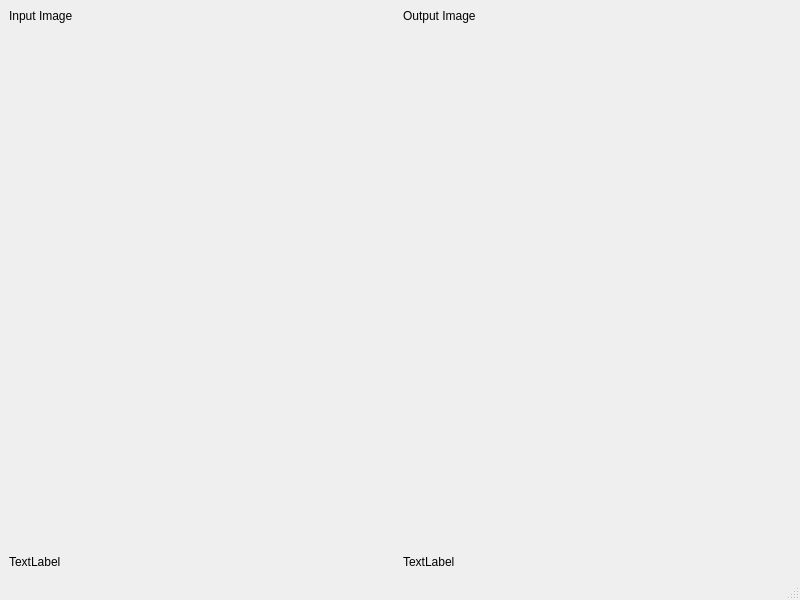
<?xml version="1.0" encoding="UTF-8"?>
<ui version="4.0">
 <class>MainWindow</class>
 <widget class="QMainWindow" name="MainWindow">
  <property name="geometry">
   <rect>
    <x>0</x>
    <y>0</y>
    <width>800</width>
    <height>600</height>
   </rect>
  </property>
  <property name="windowTitle">
   <string>MainWindow</string>
  </property>
  <widget class="QWidget" name="centralwidget">
   <layout class="QHBoxLayout" name="horizontalLayout">
    <item>
     <layout class="QVBoxLayout" name="verticalLayout">
      <item>
       <widget class="QLabel" name="label">
        <property name="text">
         <string>Input Image</string>
        </property>
       </widget>
      </item>
      <item>
       <spacer name="verticalSpacer">
        <property name="orientation">
         <enum>Qt::Vertical</enum>
        </property>
        <property name="sizeHint" stdset="0">
         <size>
          <width>20</width>
          <height>40</height>
         </size>
        </property>
       </spacer>
      </item>
      <item>
       <widget class="QLabel" name="inImageLabel">
        <property name="text">
         <string>TextLabel</string>
        </property>
       </widget>
      </item>
     </layout>
    </item>
    <item>
     <layout class="QVBoxLayout" name="verticalLayout_2">
      <item>
       <widget class="QLabel" name="label_2">
        <property name="text">
         <string>Output Image</string>
        </property>
       </widget>
      </item>
      <item>
       <spacer name="verticalSpacer_2">
        <property name="orientation">
         <enum>Qt::Vertical</enum>
        </property>
        <property name="sizeHint" stdset="0">
         <size>
          <width>20</width>
          <height>40</height>
         </size>
        </property>
       </spacer>
      </item>
      <item>
       <widget class="QLabel" name="outImageLabel">
        <property name="text">
         <string>TextLabel</string>
        </property>
       </widget>
      </item>
     </layout>
    </item>
   </layout>
  </widget>
  <widget class="QMenuBar" name="menubar">
   <property name="geometry">
    <rect>
     <x>0</x>
     <y>0</y>
     <width>800</width>
     <height>22</height>
    </rect>
   </property>
  </widget>
  <widget class="QStatusBar" name="statusbar"/>
 </widget>
 <resources/>
 <connections/>
</ui>
